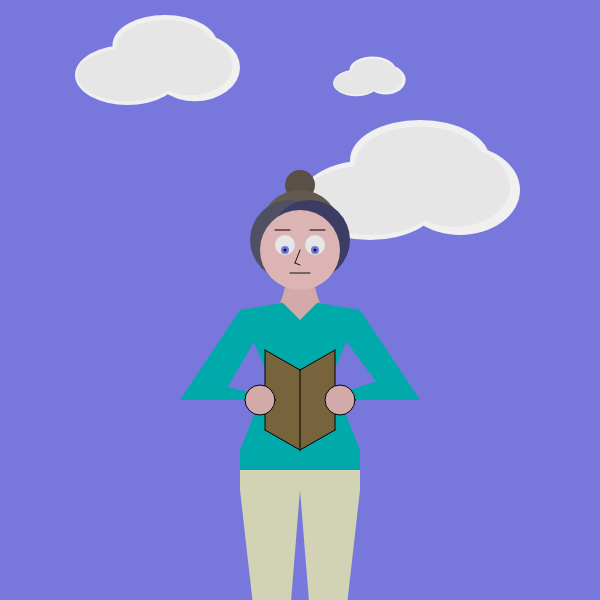
Frame 1 (no input)
Frame 60 (no input): identical to frame 1, image omitted
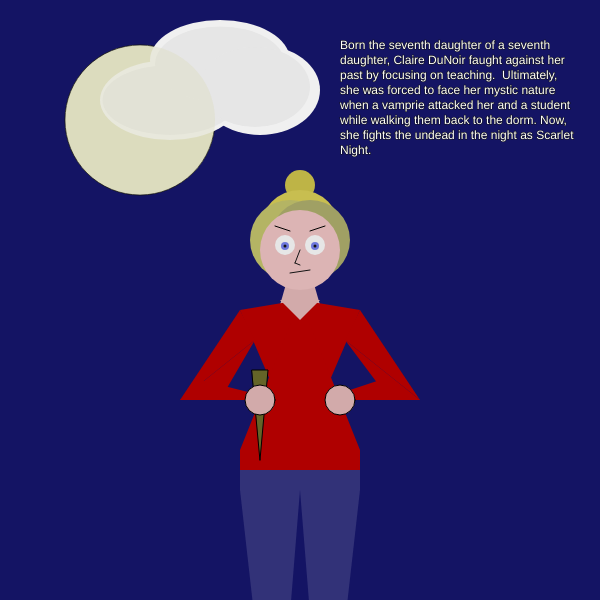
Frame 120 (the mouse pressed at the canvas centre since frame 60)

The p5.js sketch that drew these frames (run headless with seeded random() and noise() and a simulated clock; from frame 60 on, the mouse is pressed at the canvas centre):

// p5.js sketch
// ── sketch.js
function setup() {
  createCanvas(600, 600);

}

function draw() {

  if (mouseIsPressed) {
    background(20,20,100);

    //Backstory Start
    fill(255);
    text("Born the seventh daughter of a seventh daughter, Claire DuNoir faught against her past by focusing on teaching.  Ultimately, she was forced to face her mystic nature when a vamprie attacked her and a student while walking them back to the dorm. Now, she fights the undead in the night as Scarlet Night.",340,40,240);
    //Backstory Start

    //start moon
  fill(220,220,190);
  ellipse(140,120,150);
  noStroke();
  push();
  fill(240);
  ellipse(170, 100, 140, 80);
  ellipse(220, 60, 140, 80);
  ellipse(260, 90, 120, 90);
  fill(230);
  ellipse(170, 100, 135, 70);
  ellipse(220, 64, 130, 75);
  ellipse(255, 87, 110, 80);
  pop();
  fill(220,220,190,100);
  ellipse(140,120,150);
    //end moon

    //neck start
  fill(210,170,170);
  triangle(300, 235, 280, 305, 320, 305);
  //neck end

  //body start
  fill(175,0,0);
  triangle(240,310,360,310,300,450);
  triangle(240,310,360,310,300,300);
  triangle(300,300,240,450,360,450);
  rect(240,450,120,20);
  fill(210,170,170);
  triangle(280,300,320,300,300,320);

  //body end

  //arms start
  //temp fill
  fill(175,0,0);
  //240,310 is top left shoulder.  360,310 is top right shoulder.
  //left arm
  triangle(240,310,180,400,255,340);
  triangle(255,340,180,400,220,400);
  triangle(180,400,200,380,280,400);
  //left arm end

  //right arm end
  triangle(360,310,345,340,420,400);
  triangle(345,340,420,400,390,400);
  triangle(420,400,320,400,380,380);
  //right arm end

  //arms end

  //pants start
  noStroke();
  fill(50,50,120);
  rect(240,470,120,20);
  triangle(240,490,300,490,275,800);
  triangle(300,490,360,490,325,800);
  //pants end

  //stake start
    stroke(0);
    fill(100,100,40);
    triangle(252,370,268,370,260,460);

  //hands start
  fill(210,170,170);
  ellipse(260,400,30);
  ellipse(340,400,30);
    noStroke();
  //hands end

     //hair start

  fill(190,180,70);
  ellipse(300,185,30);

  fill(200,190,80);
  ellipse(300,230,80);

  fill(180,180,100);
  ellipse(290,240,80);
  fill(160,160,100);
  ellipse(310,240,80);


  //hair end

  //face start

  fill(220,180,180);
  ellipse(300,250,80);

  //eyes start
    fill(230);
    ellipse(285,245,20);
    ellipse(315,245,20);

    push();
    translate(0,-4);
  //iris start
    fill(110,120,220);
    ellipse(285,250,8);
    ellipse(315,250,8);
  //iris end

  //eyebrows start

    stroke(0);
    line(275,230,290,235);
    line(310,235,325,230);
    noStroke();

  //eyebrows end

  //pupil start
    fill(20);
    ellipse(285,250,3);
    ellipse(315,250,3);
  //pupil end
    pop();

  //nose start
  stroke(20);
  line(300, 250, 295, 263);
  line(295, 263, 300, 265);
  //nose end

  //mouth start
  line(290,273,310,270);
  //mouth end

  } else

  {
    //do that
  background(120,120,220);

  //start clouds

  noStroke();
  push();
  scale(.75,.75);
  fill(240);
  ellipse(170, 100, 140, 80);
  ellipse(220, 60, 140, 80);
  ellipse(260, 90, 120, 90);
  fill(230);
  ellipse(170, 100, 135, 70);
  ellipse(220, 64, 130, 75);
  ellipse(255, 87, 110, 80);
  pop();
  push();
  translate(200,100);
  fill(240);
  ellipse(170, 100, 140, 80);
  ellipse(220, 60, 140, 80);
  ellipse(260, 90, 120, 90);
  fill(230);
  ellipse(170, 100, 135, 70);
  ellipse(220, 64, 130, 75);
  ellipse(255, 87, 110, 80);
  pop();
  push();
  translate(300,50);
  scale(.33,.33);
  fill(240);
  ellipse(170, 100, 140, 80);
  ellipse(220, 60, 140, 80);
  ellipse(260, 90, 120, 90);
  fill(230);
  ellipse(170, 100, 135, 70);
  ellipse(220, 64, 130, 75);
  ellipse(255, 87, 110, 80);
  pop();
  //end clouds

  //neck start
  fill(210,170,170);
  triangle(300, 235, 280, 305, 320, 305);
  //neck end

  //body start
  fill(0,170,170);
  triangle(240,310,360,310,300,450);
  triangle(240,310,360,310,300,300);
  triangle(300,300,240,450,360,450);
  rect(240,450,120,20);
  fill(210,170,170);
  triangle(280,300,320,300,300,320);

  //body end

  //arms start
  //temp fill
  fill(0,170,170);
  //240,310 is top left shoulder.  360,310 is top right shoulder.
  //left arm
  triangle(240,310,180,400,255,340);
  triangle(255,340,180,400,220,400);
  triangle(180,400,200,380,280,400);
  //left arm end

  //right arm end
  triangle(360,310,345,340,420,400);
  triangle(345,340,420,400,390,400);
  triangle(420,400,320,400,380,380);
  //right arm end

  //arms end

  //book start
  fill(120,100,60);
  //275,350 to 300,370 to 300,350
  triangle(265,350,300,370,265,370);
  triangle(335,350,300,370,335,370);
  rect(265,370,70,60);
  triangle(265,430,335,430,300,450);
  stroke(0);
  line(265,350,300,370);
  line(300,370,335,350);
  line(265,350,265,430);
  line(335,350,335,430);
  line(300,370,300,450);
  line(265,430,300,450);
  line(300,450,335,430);
  //book end

  //hands start
  fill(210,170,170);
  ellipse(260,400,30);
  ellipse(340,400,30);
  //hands end

  //pants start
  noStroke();
  fill(210,210,180);
  rect(240,470,120,20);
  triangle(240,490,300,490,275,800);
  triangle(300,490,360,490,325,800);

  //pants end


  //hair start

  fill(90,80,70);
  ellipse(300,185,30);

  fill(100,90,80);
  ellipse(300,230,80);

  fill(80,80,100);
  ellipse(290,240,80);
  fill(60,60,100);
  ellipse(310,240,80);


  //hair end

  //face start

  fill(220,180,180);
  ellipse(300,250,80);

  //eyes start
    fill(230);
    ellipse(285,245,20);
    ellipse(315,245,20);

  //iris start
    fill(110,120,220);
    ellipse(285,250,8);
    ellipse(315,250,8);
  //iris end

  //eyebrows start
    stroke(0);
    line(275,230,290,230);
    line(310,230,325,230);
    noStroke();

  //eyebrows end

  //pupil start
    fill(20);
    ellipse(285,250,3);
    ellipse(315,250,3);
  //pupil end

  //nose start
  stroke(20);
  line(300, 250, 295, 263);
  line(295, 263, 300, 265);
  //nose end

  //mouth start
  line(290,273,310,273);
  //mouth end


  //mouse tracker
  //text("x = " + mouseX + ",  y = " + mouseY, 50, 50);

  //End Mouse click transisition


  }
}
